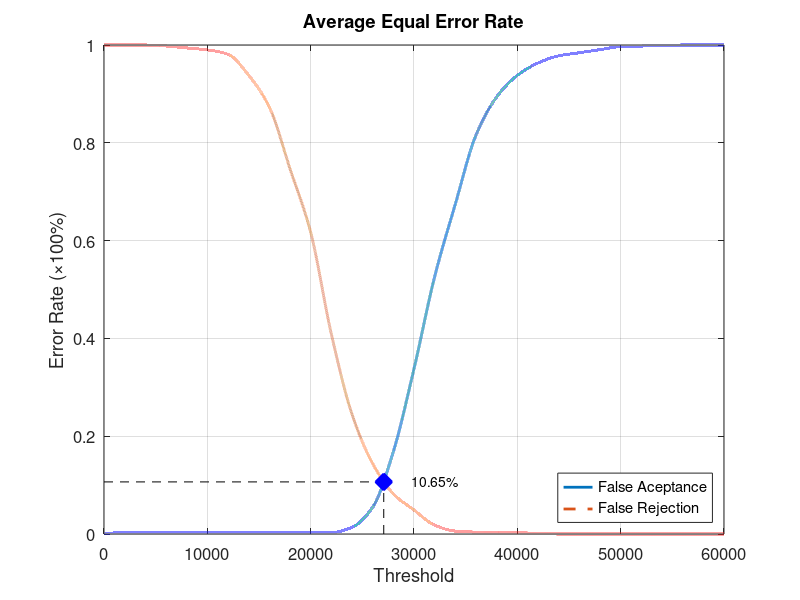
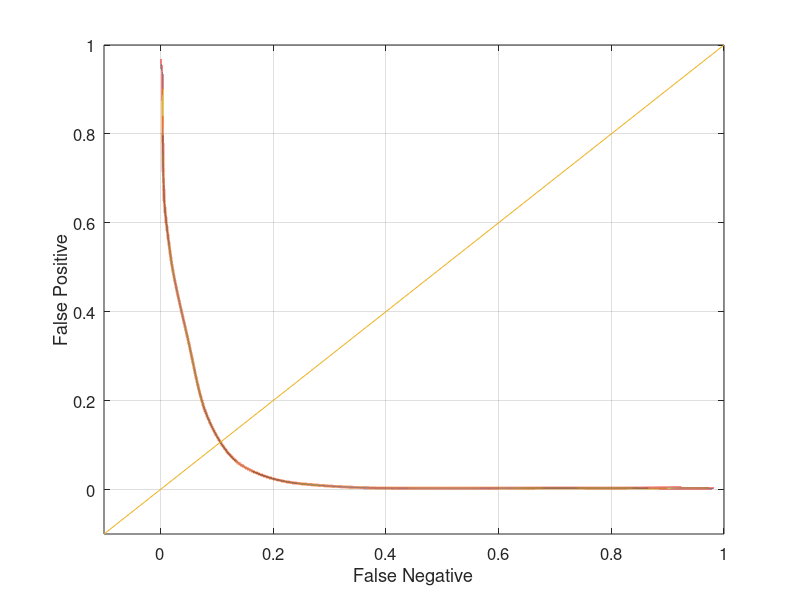

Recreate these plots in MATLAB, in order.
function yEER = Database2Average
close all;
clear;
clc;
x = 0:2000:60000;
xq = 0:0.5:60000;

y0 = [0 0.0031579 0.0031579 0.0031579 0.0031579 0.0031579 0.0031579 0.0031579 0.0031579 0.0031579 0.0031579 0.0031579 0.0136842 0.0547368 0.168421 0.337895 0.526316 0.674737 0.815789 0.893684 0.937895 0.963158 0.977895 0.98421 0.990526 0.996842 0.997895 0.998947 1 1 1];
yy0 = interp1(x, y0, xq, 'pchip');
y1 = [1 1 1 0.998 0.994 0.99 0.981 0.938 0.873 0.747 0.617 0.409 0.245 0.144 0.082 0.049 0.018 0.006 0.004 0.004 0.003 0.001 0 0 0 0 0 0 0 0 0];
yy1 = interp1(x, y1, xq, 'pchip');

% Calculating EER: 
y2 = abs(y0 - y1);
find(y2 == min(y2))
yy2 = abs(yy0 - yy1);
xEER = find(yy2 == min(yy2));
xEERIndex = xq(xEER) % X-axis EER
yEER = yy0(xEER) % Y-axis EER

main = figure
plot(xq, yy0,'-','LineWidth', 2);	hold on
plot(xq, yy1,'--','LineWidth', 2);	hold on
plot([xEERIndex xEERIndex], [0 yEER], 'k--');	hold on
plot([0 xEERIndex], [yEER yEER], 'k--');	hold on
plot(xEERIndex, yEER, 'bx', 'LineWidth', 10);	hold on
text(xEERIndex + 10 * xEERIndex / 100, yEER, [num2str(round((10000 * yEER)) / 100) '%'])
legend('False Aceptance', 'False Rejection', 'Location', 'SouthEast')
xlabel('Threshold')
ylabel('Error Rate (\times100%)')
title('Average Equal Error Rate')
set(gca, 'FontSize', 12)
axis([0 60000 0 1])
grid on

print(main, 'Database2AverageMain', '-dpng');
FNRxFPR = figure('Color', [1 1 1]);
plot(yy1, yy0, '-', yy1, yy0, 'LineWidth', 2);
hold on
y = -0.1:0.1:1
plot(y, y); 
set(gca, 'FontSize', 12)
xlabel('False Negative')
ylabel('False Positive')
axis([-0.1 1 -0.1 1])
set(gca, 'FontSize', 12)
grid on

print(FNRxFPR, 'Database2AverageFNRxFPR','-dpng');
end
